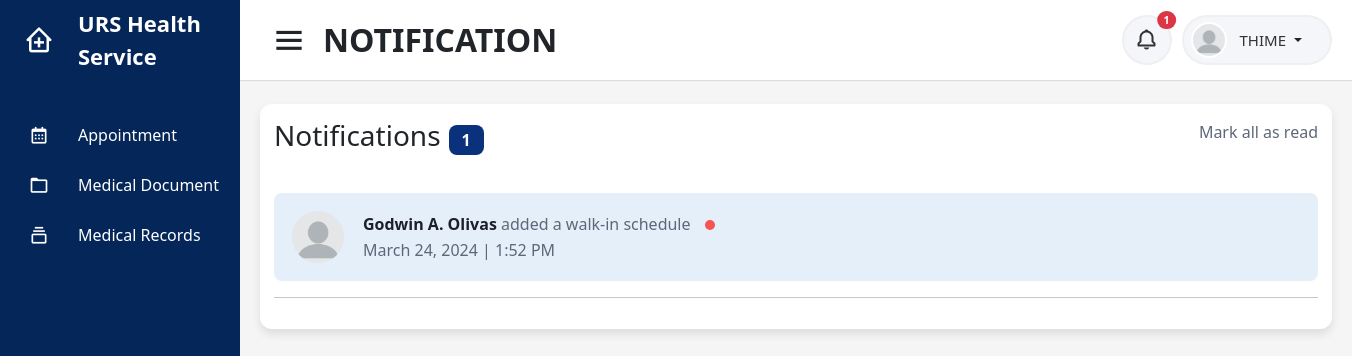
Screenshot of /users/patient/student/notification (signed in) with the database file from the repository.
### tables this page shows
CREATE TABLE `patient_image` (
  `id` int(11) NOT NULL,
  `patient_id` varchar(45) NOT NULL,
  `image` varchar(100) NOT NULL,
  `created_at` datetime NOT NULL DEFAULT current_timestamp()
);

CREATE TABLE `audit_trail` (
  `id` int(11) NOT NULL,
  `user` varchar(45) NOT NULL,
  `fullname` varchar(100) NOT NULL,
  `campus` varchar(45) NOT NULL,
  `activity` varchar(200) NOT NULL,
  `status` varchar(45) DEFAULT 'unread',
  `datetime` datetime NOT NULL DEFAULT current_timestamp()
);

CREATE TABLE `account` (
  `accountid` varchar(45) NOT NULL,
  `password` varchar(100) NOT NULL,
  `usertype` varchar(45) NOT NULL,
  `firstname` varchar(100) NOT NULL,
  `middlename` varchar(100) DEFAULT NULL,
  `lastname` varchar(100) NOT NULL,
  `email` varchar(100) NOT NULL,
  `contactno` varchar(45) NOT NULL,
  `campus` varchar(45) NOT NULL,
  `status` varchar(45) NOT NULL,
  `datetime_created` datetime NOT NULL,
  `datetime_updated` datetime NOT NULL
);

### users/patient/student/notification.php (the view, shortened to what this page needs)
<?php
include('../../../connection.php');
$userid = $_SESSION['userid'];
$name = $_SESSION['username'];
$campus = $_SESSION['campus'];
?>
<!DOCTYPE html>
<html lang="en" dir="ltr">
<head>
    <?php include('../../../includes/header.php') ?>
    <link rel="stylesheet" href="../../css/bootstrap-datepicker3.min.css" />
</head>
<body id="<?php echo $id ?>">
    <?php include('../../../includes/sidebar.php') ?>
    <section class="home-section">
        <nav>
            <div class="sidebar-button">
                <i class='bx bx-menu sidebarBtn'></i>
                <span class="dashboard">NOTIFICATION</span>
            </div>
            <div class="right-nav">
                <div class="notification-button">
                    <button type="button" class="btn btn-sm position-relative">
                        <i class='bx bx-bell'></i>
                        <?php
                        $sql = "SELECT au.id, au.user, au.campus, au.activity, au.datetime, au.status, ac.firstname, ac.middlename, ac.lastname, ac.campus
                        FROM audit_trail au INNER JOIN account ac ON ac.accountid=au.user WHERE
                        ((au.activity LIKE 'approved%' AND au.activity LIKE '%$userid')
                        OR (au.activity LIKE 'disapproved%' AND au.activity LIKE '%$userid')
                        OR (au.activity LIKE 'cancelled%' AND au.activity LIKE '%$userid')
                        OR (au.activity LIKE 'completed%' AND au.activity LIKE '%$userid')
                        OR (au.activity LIKE 'dismissed%' AND au.activity LIKE '%$userid')
                        OR (au.activity LIKE 'added%' AND au.activity LIKE '%$userid')
                        OR (au.activity LIKE 'added a walk-in schedule%' AND au.activity LIKE '%$campus')
                        OR (au.activity LIKE 'cancelled a walk-in schedule%' AND au.activity LIKE '%$campus'))
                        AND au.status = 'unread' AND au.user != '$userid'";
                        $result = mysqli_query($conn, $sql);
                        if ($row = mysqli_num_rows($result)) {
                        ?>
                            <span class="position-absolute top-0 start-100 translate-middle badge rounded-pill bg-danger" id="notifes">
                                <?= $row ?>
                            </span>
                        <?php
                        }
                        ?>
                    </button>
                </div>
                <div class="profile-details">
                    <?php
                    $image = "SELECT * FROM patient_image WHERE patient_id = '$userid'";
                    $result = mysqli_query($conn, $image);
                    $row = mysqli_fetch_assoc($result);
                    ?>
                    <div class="profile">
                        <img src="../../../images/<?php echo $row['image']; ?>">
                    </div>
                    <div class="dropdown">
                        <a class="btn dropdown-toggle" href="#" role="button" data-bs-toggle="dropdown" aria-expanded="false">
                            <span class="admin_name">
                                <?php
                                echo $name ?>
                            </span>
                        </a>
                    </div>
                </div>
            </div>
        </nav>
        <div class="home-content">
            <div class="overview-boxes">
                <div class="content">
                    <div class="row">
                        <div class="container-notification">
                            <header>
                                <div class="notif_box">
                                    <h3 class="title">Notifications</h3>
                                    <span id="notifes1"></span>
                                </div>
                                <p id="mark_all">Mark all as read</p>
                            </header>
                            <main>
                                <?php
                                $query = mysqli_query($conn, "SELECT au.id, au.user, au.campus, au.activity, au.datetime, au.status, ac.firstname, ac.middlename, ac.lastname, ac.campus
                                FROM audit_trail au INNER JOIN account ac ON ac.accountid=au.user WHERE
                                ((au.activity LIKE 'approved%' AND au.activity LIKE '%$userid')
                                OR (au.activity LIKE 'disapproved%' AND au.activity LIKE '%$userid')
                                OR (au.activity LIKE 'cancelled%' AND au.activity LIKE '%$userid')
                                OR (au.activity LIKE 'completed%' AND au.activity LIKE '%$userid')
                                OR (au.activity LIKE 'dismissed%' AND au.activity LIKE '%$userid')
                                OR (au.activity LIKE 'added%' AND au.activity LIKE '%$userid')
                                OR (au.activity LIKE 'added a walk-in schedule%' AND au.activity LIKE '%$campus')
                                OR (au.activity LIKE 'cancelled a walk-in schedule%' AND au.activity LIKE '%$campus%'))
                                AND au.status = 'unread' AND au.user != '$userid' ORDER BY au.datetime DESC");
                                if ($query) {
                                    if (mysqli_num_rows($query) > 0) {
                                        foreach ($query as $data) {
                                            if (count(explode(" ", $data['middlename'])) > 1) {
                                                $middle = explode(" ", $data['middlename']);
                                                $letter = $middle[0][0] . $middle[1][0];
                                                $middleinitial = $letter . ".";
                                            } else {
                                                $middle = $data['middlename'];
                                                if ($middle == "" or $middle == " ") {
                                                    $middleinitial = "";
                                                } else {
                                                    $middleinitial = substr($middle, 0, 1) . ".";
                                                }
                                            }
                                            if ($data['datetime'] < date("Y-m-d")) {
                                                $dt = date("F d, Y", strtotime($data['datetime'])) . " | " . date("g:i A", strtotime($data['datetime']));
                                            } else {
                                                $dt = date("g:i A", strtotime($data['datetime']));
                                            }
                                            $fullname = ucwords(strtolower($data['firstname'])) . " " . strtoupper($middleinitial) . " " . ucwords(strtolower($data['lastname']));
                                            $act1 = rtrim($data['activity'], "of $userid");
                                            $activity = rtrim($act1, "for $campus");
                                ?>
                                            <div class="notif_card <?= $data['status'] ?>">
                                                <img src="../../../images/noprofile.png" alt="avatar" />
                                                <div class="description" data-id="<?php echo $data['id']; ?>">
                                                    <p class="user_activity">
                                                        <strong><?= $fullname ?></strong> <?= $activity ?>
                                                    </p>
                                                    <p class="time"><?= $dt ?></p>
                                                </div>
                                            </div>
                                            <hr>
                                <?php
                                        }
                                    }
                                }
                                ?>
                            </main>
                        </div>
                    </div>
                </div>
            </div>
        </div>
    </section>
</body>
</html>

### css/dashboard.css (style rules this page uses)
.home-section { position: relative; background: #f5f5f5; min-height: 100vh; width: calc(100% - 240px); left: 240px; transition: all 0.5s ease; }
.home-section nav { display: flex; justify-content: space-between; height: 80px; background: #fff; align-items: center; position: fixed; width: calc(100% - 240px); left: 240px; z-index: 100; padding: 0 20px 0 30px; box-shadow: 0 1px 1px rgba(0, 0, 0, 0.1); transition: all 0.5s ease; }
.home-section nav .sidebar-button { display: flex; align-items: center; font-size: 32px; font-weight: 600; }
nav .sidebar-button i { font-size: 38px; margin-right: 15px; }
.home-section .right-nav { display: flex; }
.home-section .profile-details { display: flex; align-items: center; background: #f5f6fa; border: 2px solid #efeef1; border-radius: 50px; height: 50px; padding: 0 15px 0 2px; margin-left: 10px; }
.home-section nav .profile { width: 36px; height: 36px; border-radius: 50%; margin-left: 5px; background-color: #fff; }
.home-section nav .profile img { width: 36px; height: 36px; object-fit: cover; border-radius: 50%; padding: 2px; }
.home-section nav .notification-button { display: flex; align-items: center; justify-content: center; background: #f5f6fa; border: 2px solid #efeef1; border-radius: 50px; height: 50px; min-width: 50px; }
nav .notification-button i { font-size: 24px; color: #333; }
.home-section nav .notification-button button { display: flex; justify-content: center; align-items: center; height: 42px; min-width: 30px; border-radius: 50%; }
nav .profile-details .admin_name { font-size: 15px; font-weight: 500; color: #333; white-space: nowrap; }
.home-section .home-content { position: relative; justify-content: center; padding-top: 104px; }
.home-content .overview-boxes { display: flex; align-items: center; justify-content: space-between; flex-wrap: wrap; padding: 0 20px; }
.home-content .overview-boxes .content { margin-bottom: 20px; width: 100%; background: #fff; padding: 15px 14px; border-radius: 12px; box-shadow: 0 5px 10px rgba(0, 0, 0, 0.1); }
:root { --Red: hsl(1, 90%, 64%); --Blue: hsl(219, 85%, 26%); --White: hsl(0, 0%, 100%); --Very-light-grayish-blue: hsl(210, 60%, 98%); --Light-grayish-blue-1: hsl(211, 68%, 94%); --Light-grayish-blue-2: hsl(205, 33%, 90%); --Grayish-blue: hsl(219, 14%, 63%); --Dark-grayish-blue: hsl(219, 12%, 42%); --Very-dark-blue: hsl(224, 21%, 14%); }
.container-notification header { display: flex; align-items: center; justify-content: space-between; margin-bottom: 2rem; }
.container-notification .notif_box { display: flex; align-items: center; }
.container-notification #notifes1 { background-color: var(--Blue); margin-left: 0.5rem; width: 35px; display: flex; align-items: center; justify-content: center; height: 30px; color: var(--White); font-weight: 800; border-radius: 0.5rem; }
.container-notification #mark_all { cursor: pointer; }
.container-notification p { color: var(--Dark-grayish-blue); }
.container-notification main { display: flex; flex-direction: column; }
.container-notification .notif_card { display: flex; align-items: center; border-radius: 0.5rem; padding: 1rem; }
.container-notification .notif_card img { width: 56px; height: 56px; object-fit: cover; border-radius: 50%; padding: 2px; }
.container-notification img { width: 50px; }
.container-notification .description { margin-left: 1rem; display: flex; justify-content: center; flex-direction: column; }
.container-notification .description p { margin: 1px; }
.container-notification strong { color: var(--Very-dark-blue); cursor: pointer; }
.container-notification .unread { background-color: var(--Light-grayish-blue-1) !important; cursor: pointer; }
.container-notification .unread p:first-of-type::after { content: " "; background-color: var(--Red); width: 10px; height: 10px; display: inline-block; border-radius: 50%; margin-left: 10px; }

### rows the page displays
patient_image: image (picture)
audit_trail: user.lastname "Godwin A. Olivas", activity "added a walk-in schedule", datetime "March 24, 2024 | 1:52 PM"

### other values shown
$row "1"
$name "THIME"
